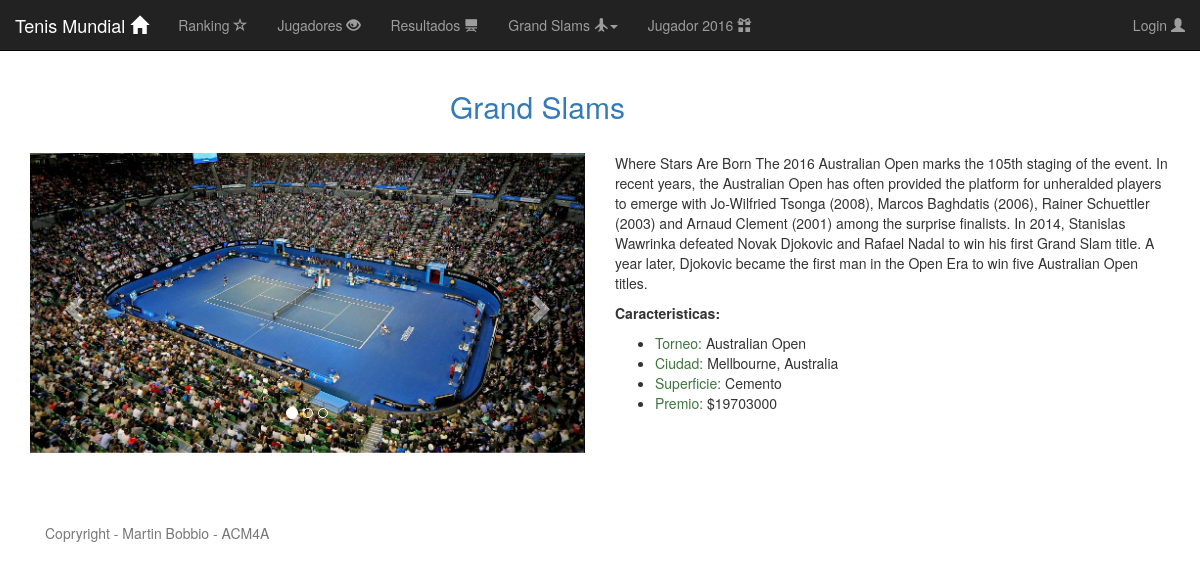
The app's page /index.php?gs=1 with its own data.
### tables this page shows
CREATE TABLE `grandslam` (
  `id` int(11) NOT NULL,
  `nombre` varchar(30) NOT NULL,
  `ciudad` varchar(30) NOT NULL,
  `superficie` varchar(15) NOT NULL,
  `descripcion` varchar(1000) NOT NULL,
  `premio` int(9) NOT NULL
);

### principal.php (called while the page is built, shortened)
<?php
    if (isset($_GET['gs'])) {
		$torneo = $_GET['gs'];
		}
	?>

### index.php (the view, shortened to what this page needs)
<!doctype html>
<html>
<head>
<link rel="stylesheet" type="text/css" href="resets.css">
<link rel="stylesheet" type="text/css" href="estilos.css">
<link rel="stylesheet" href="bootstrap-3.3.7-dist/css/bootstrap.min.css">
<?php include ("principal.php") ?>
</head>
<body>
    <div class="container">
    <br>
    	<header>
        	<nav class="navbar navbar-default navbar-fixed-top navbar-inverse">
            	<div class="container-fluid">
                	<div class="navbar-header">
                        <a href="#" class="navbar-brand" id="principal">Tenis Mundial <span class="glyphicon glyphicon-home"></span></a>
                    </div>
                    <div class="collapse navbar-collapse" id="barra">
                        	<ul class="nav navbar-nav">
                            	<li><a href="#" id="ranking">Ranking <span class="glyphicon glyphicon-star-empty"></span></a></li>
                                <li><a href="#" id="jugadores">Jugadores <span class="glyphicon glyphicon-eye-open"></span></a></li>
                                <li><a href="#" id="resultados">Resultados <span class="glyphicon glyphicon-blackboard"></span></a></li>
                                 <li class="dropdown"><a href="#" class="dropdown-toggle" data-toggle="dropdown" role="button">Grand Slams <span class="glyphicon glyphicon-plane"></span><span class="caret"></span></a>
                                </li>
                                <li><a href="#" id="formulario">Jugador 2016 <span class="glyphicon glyphicon-gift"></span></a></li>
                            </ul>
                            <ul class="nav navbar-nav navbar-right">
                            	<li><a href="#" id="login"><span id="respuesta">Login <span class="glyphicon glyphicon-user"></span></span></a></li>
                            </ul>
                    </div>
                </div>
            </nav>
        </header>
        <div class="row hidden" id="torneos">
            <div style="width:300px" class="center-block">
                <h2 class="text-primary">Grand Slams</h2>
            </div><br>
             <?php
             $consulta = mysqli_query($conexion,'SELECT * FROM GRANDSLAM WHERE ID = '.$torneo);
             while($resultados = mysqli_fetch_assoc($consulta)){
            ?>
            <div class="col-lg-6" style="height:100px;">
                <div id="myCarousel" class="carousel slide" data-ride="carousel">
                  <ol class="carousel-indicators">
                    <li data-target="#myCarousel" data-slide-to="0" class="active"></li>
                    <li data-target="#myCarousel" data-slide-to="1"></li>
                    <li data-target="#myCarousel" data-slide-to="2"></li>
                  </ol>
                <div class="carousel-inner" role="listbox">
                  <div class="item active">
                    <img src="img/grand slams/<?php echo $resultados['nombre']; ?>1.jpg" alt="" style="display: block;width: 100%;height: 300px;">
                  </div>
                </div>
                <a class="left carousel-control" href="#myCarousel" role="button" data-slide="prev">
                  <span class="glyphicon glyphicon-chevron-left" aria-hidden="true"></span>
                </a>
                <a class="right carousel-control" href="#myCarousel" role="button" data-slide="next">
                  <span class="glyphicon glyphicon-chevron-right" aria-hidden="true"></span>
                </a>
            </div>
		</div>
        <div class="col-lg-6 visible-lg">
        	<p><?= $resultados['descripcion'] ?></p>
           	<p><b>Caracteristicas: </b></p>
            	<ul>
                	<li><span class="text-success">Torneo: </span><?php echo $resultados['nombre']; ?></li>
                    <li><span class="text-success">Ciudad: </span><?php echo $resultados['ciudad']; ?></li>
                    <li><span class="text-success">Superficie: </span><?php echo $resultados['superficie']; ?></li>
                    <li><span class="text-success">Premio: </span>$<?php echo $resultados['premio']; ?></li>
                </ul>
        </div>
        <?php } ?>
        </div>
		<div class="container footer">
        	<span class="text-muted">Copryright - Martin Bobbio - ACM4A</span>
        </div>
</body>
</html>

### estilos.css (style rules this page uses)
#main, #tabla, #galeria, #partidos, #torneos, #favorito, #logueo { margin-top:50px; }
.footer { margin-top:100px; }

### records on screen
grandslam: nombre (picture), descripcion "Where Stars Are Born The 2016 Australian Open marks the 105th staging of the event. In recent years, the Australian Open has often provided the platform for unheralded players to emerge with Jo-Wilfried Tsonga (2008), Marcos Baghdatis (2006), Rainer Schuettler (2003) and Arnaud Clement (2001) among the surprise finalists. In 2014, Stanislas Wawrinka defeated Novak Djokovic and Rafael Nadal to win his first Grand Slam title. A year later, Djokovic became the first man in the Open Era to win five Australian Open titles.", nombre "Australian Open", ciudad "Mellbourne, Australia", superficie "Cemento", premio "19703000"
